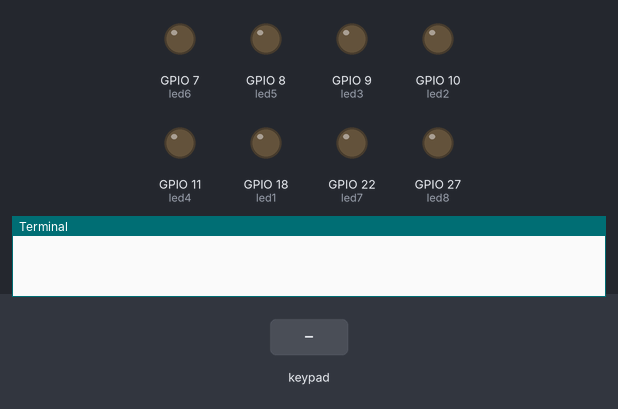
The program below on a simulated Raspberry Pi (BCM pin numbers). On the bench: output pins drawn as LEDs (lit = HIGH), the last lines printed to the terminal. The inputs (shaded band) are chosen by the test bench.

Above: at 1.2 s.
1.3 s: key '1' pressed
At 2.3 s:
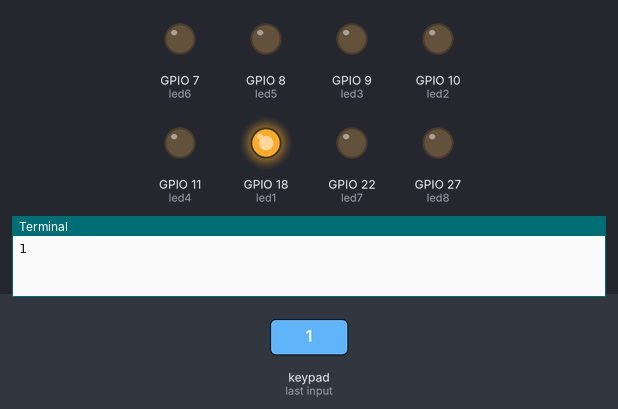
2.8 s: keypad keys 1 2 # pressed 0.4 s apart
At 3.7 s:
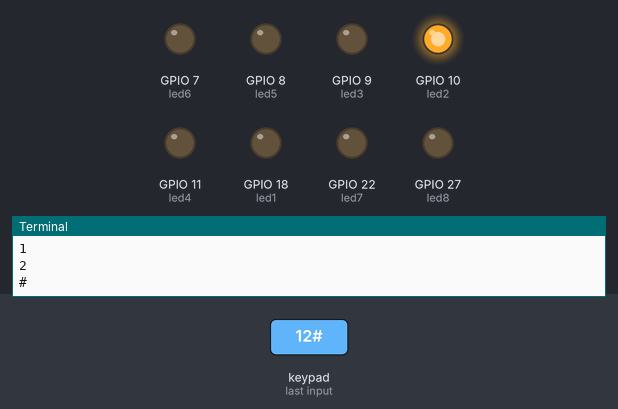
5.5 s: keypad keys 1 2 * pressed 0.4 s apart
At 5.7 s:
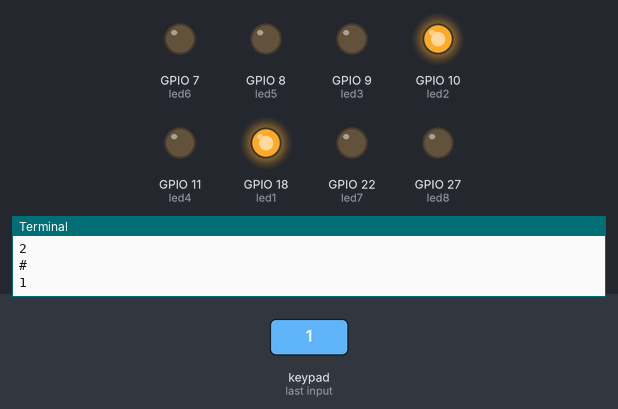
8.2 s: keypad keys 2 5 A pressed 0.4 s apart
At 9.0 s:
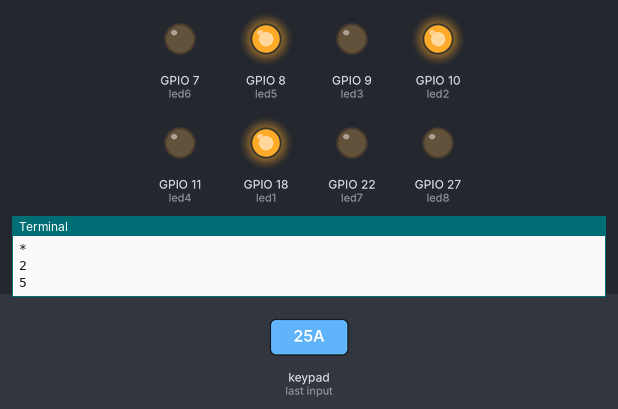
10.9 s: keypad keys 1 2 D pressed 0.4 s apart
At 12.3 s:
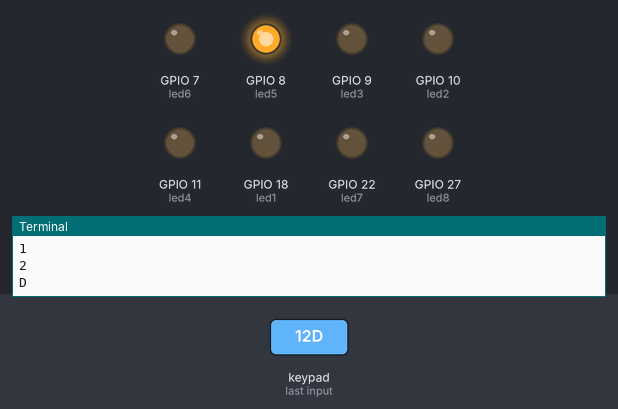
13.6 s: key '3' pressed
At 14.0 s:
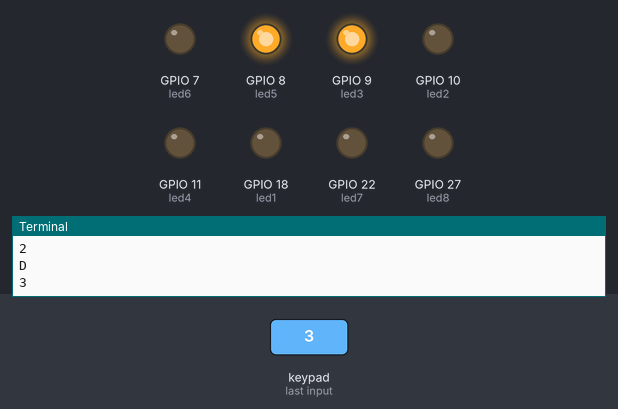
Timing chart, 0 to 16.1 s (numbered marks = the images above; inputs shaded):
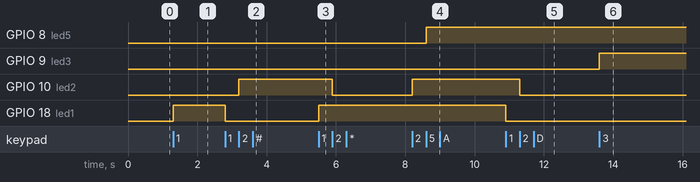

Measured:
- after the input at 1.3 s, GPIO 18 (led1): LOW → HIGH at once
- after the input at 2.8 s, GPIO 10 (led2): LOW → HIGH after 0.40 s; GPIO 18 (led1): HIGH → LOW at once
- after the input at 5.5 s, GPIO 10 (led2): HIGH → LOW after 0.40 s; GPIO 18 (led1): LOW → HIGH at once
- after the input at 8.2 s, GPIO 8 (led5): LOW → HIGH after 0.40 s; GPIO 10 (led2): LOW → HIGH at once
- after the input at 10.9 s, GPIO 10 (led2): HIGH → LOW after 0.40 s; GPIO 18 (led1): HIGH → LOW at once
- after the input at 13.6 s, GPIO 9 (led3): LOW → HIGH at once

The program:

KeyPadLight.py
```python
from gpiozero import LED
from time import sleep
from pad4pi import rpi_gpio

global led1
led1 = LED(18)
global led2
led2 = LED(10)
global led3
led3 = LED(9)
global led4
led4 = LED(11)
global led5
led5 = LED(8)
global led6
led6 = LED(7)
global led7
led7 = LED(22)
global led8
led8 = LED(27)

KEYPAD = [
    ["1","2","3","A"],
    ["4","5","6","B"],
    ["7","8","9","C"],
    ["*","0","#","D"]
]

rowPins = [16,12,26,19]
colPins = [13,6,5,25]

factory = rpi_gpio.KeypadFactory()

keypad = factory.create_keypad(keypad=KEYPAD, row_pins=rowPins, col_pins=colPins)

def printKey(key):
    print(key)
    if (key == "1" and led1.is_active == False):
        led1.on()
    elif (key == "1" and led1.is_active == True):
        led1.off()
    elif (key == "2" and led2.is_active == False):
        led2.on()
    elif (key == "2" and led2.is_active == True):
        led2.off()
    elif (key == "3" and led3.is_active == False):
        led3.on()
    elif (key == "3" and led3.is_active == True):
        led3.off()
    elif (key == "4" and led4.is_active == False):
        led4.on()
    elif (key == "4" and led4.is_active == True):
        led4.off()
    elif (key == "5" and led5.is_active == False):
        led5.on()
    elif (key == "5" and led5.is_active == True):
        led5.off()
    elif (key == "6" and led6.is_active == False):
        led6.on()
    elif (key == "6" and led6.is_active == True):
        led6.off()
    elif (key == "7" and led7.is_active == False):
        led7.on()
    elif (key == "7" and led7.is_active == True):
        led7.off()
    elif (key == "8" and led8.is_active == False):
        led8.on()
    elif (key == "8" and led8.is_active == True):
        led8.off()

keypad.registerKeyPressHandler(printKey)

try:
    while(True):
        sleep(.05)
except:
     keypad.cleanup()
```
